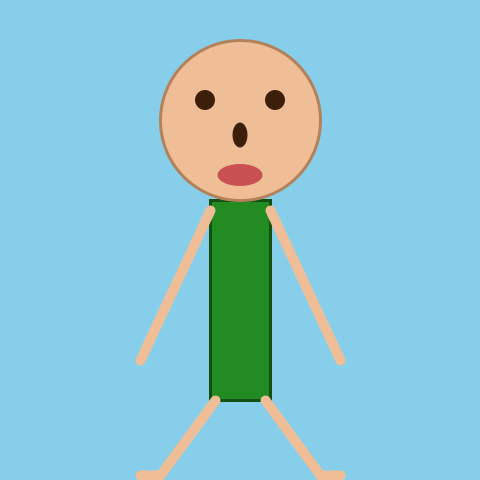
Frame 1 (no input)
Frame 60 (the mouse pressed at the canvas centre just before this capture): identical to frame 1, image omitted
Frame 120 (the mouse held since frame 60 and released just before this capture): identical to frame 1, image omitted

The Processing sketch that drew this single still picture (run headless with seeded random() and noise(); from frame 60 on, the mouse is pressed at the canvas centre):

// Processing sketch: exercise4
// ── exercise4.pde
/*
Improve the drawing of the human by using drawing attributes, 
including fill, stroke and colour.
*/

void setup() {
  size(480, 480);
}

void draw() {
  background(135, 206, 235); // A "Sky Blue" background
  strokeWeight(3);
  
  // Body
  fill(34, 139, 34);         // Forest Green
  stroke(20, 80, 20);
  rectMode(CENTER);
  rect(240, 300, 60, 200);
  
  // Head
  fill(240, 190, 150);       // Warm Skin Tone
  stroke(180, 130, 90);
  ellipse(240, 120, 160, 160);  // circle(240, 120, 160)
  
  // Face
  fill(60, 30, 10);          // Deep Brown
  noStroke();                // Remove outlines from eyes/nose for a cleaner look
  ellipse(205, 100, 20, 20); // Left Eye
  ellipse(275, 100, 20, 20); // Right Eye
  ellipse(240, 135, 15, 25); // Nose
  fill(200, 80, 80);         // Muted Red/Pink for Mouth
  ellipse(240, 175, 45, 22); // Mouth
  
  // Limbs
  stroke(240, 190, 150);     
  strokeWeight(10);          // Thicker lines for "meaty" arms/legs
  line(210, 210, 140, 360); // Left Arm
  line(270, 210, 340, 360); // Right Arm
  line(215, 400, 160, 475); // Left Leg
  line(160, 475, 140, 475); // Left Foot
  line(265, 400, 320, 475); // Right Leg
  line(320, 475, 340, 475); // Right Foot
}
